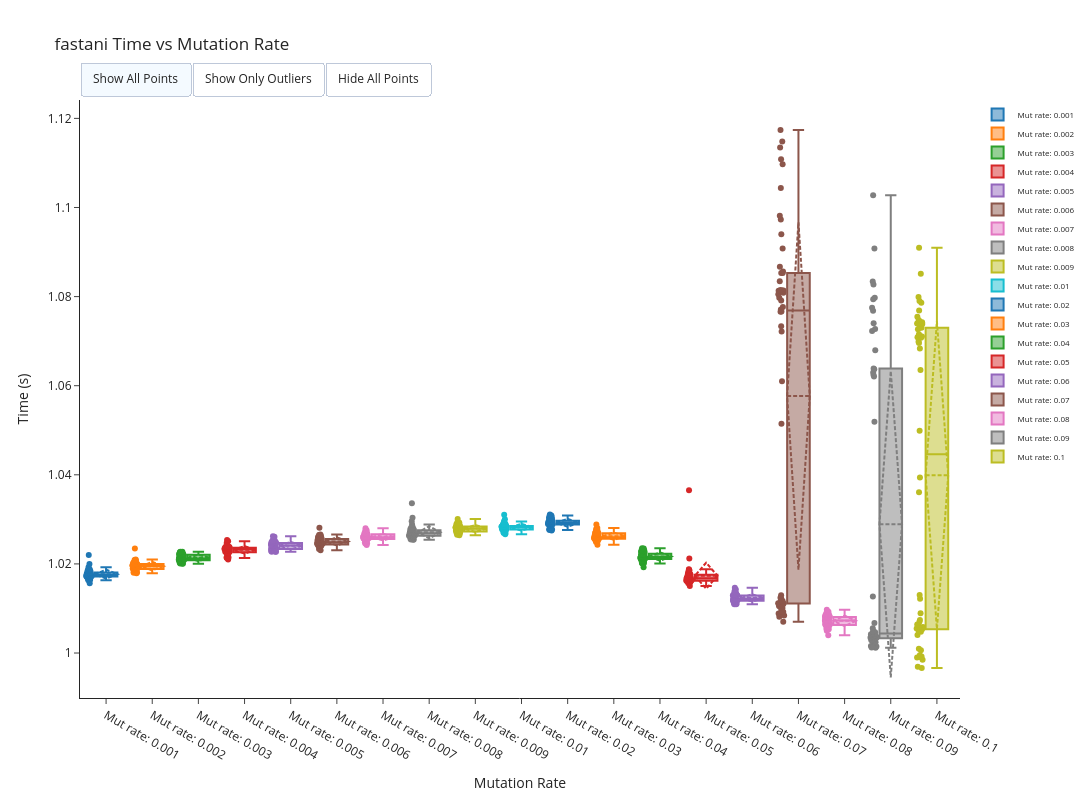

The notebook cell saved with this chart:
### Code cell
timeit2 = methodANI_mut_dependency(
    N=1,
    N_pairwise=50,
    mut_func=snp_1_opt,
    method="fastani",
    seq_length=5_000_000,
    mutation_array=mut_array,
    output_path="/home/lorenzo/Documents/tesi_2/fastANI-skani-comparison/fastANI-mut-dependency"
)
